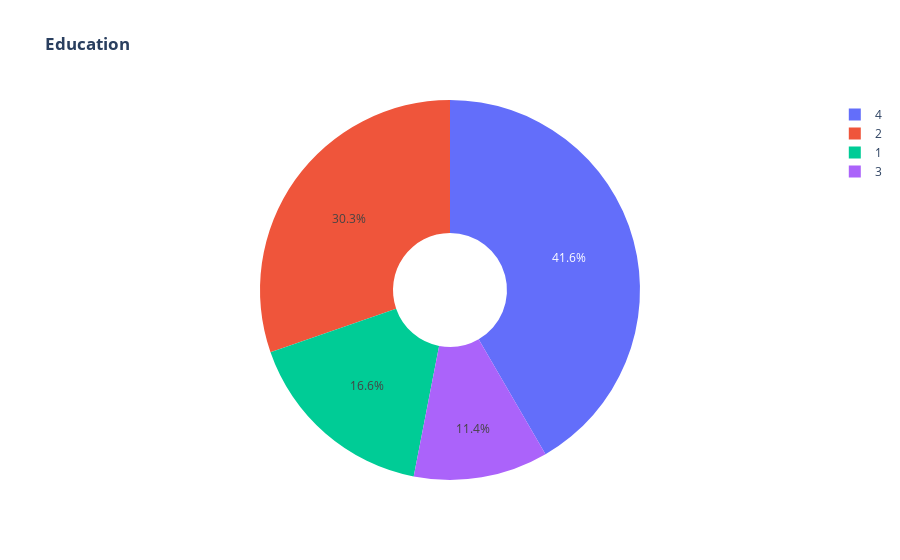

The cell this chart's notebook holds for it:
### Code cell
import plotly.graph_objects as go
labels = raw['education'].unique()
values = raw['education'].value_counts()

fig = go.Figure(data=[go.Pie(labels=labels, values=values, hole=.3)])
fig.update_layout(title_text="<b>Education</b>")
fig.show()

### Figure 1 — Plotly figure (JSON) as saved in the notebook; plotly's stock layout.template omitted (floating-point values rounded to 4 significant figures)
{"data": [{"hole": 0.3, "labels": [4, 2, 1, 3, null], "type": "pie", "values": [1720, 1253, 687, 473]}], "layout": {"title": {"text": "<b>Education</b>"}}}
